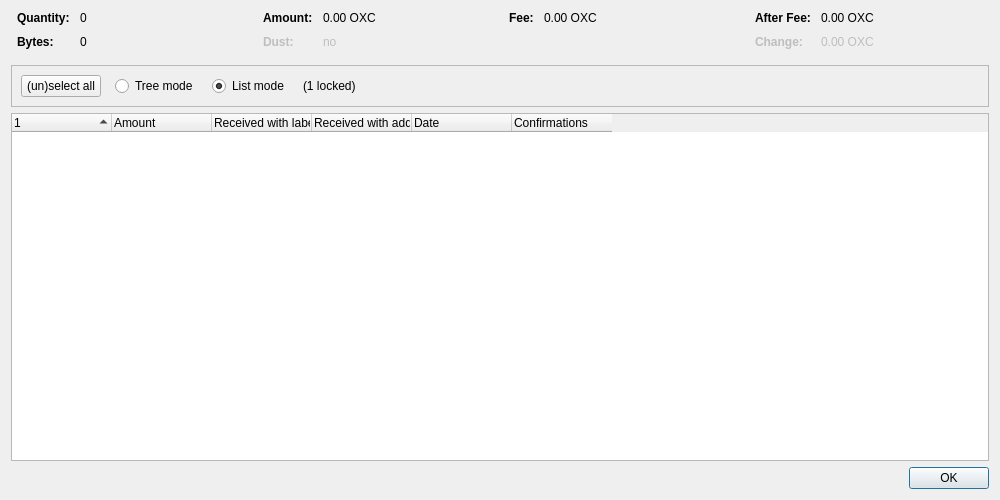
<?xml version="1.0" encoding="UTF-8"?>
<ui version="4.0">
 <class>CoinControlDialog</class>
 <widget class="QDialog" name="CoinControlDialog">
  <property name="geometry">
   <rect>
    <x>0</x>
    <y>0</y>
    <width>1000</width>
    <height>500</height>
   </rect>
  </property>
  <property name="windowTitle">
   <string>Coin Selection</string>
  </property>
  <layout class="QVBoxLayout" name="verticalLayout">
   <item>
    <layout class="QHBoxLayout" name="horizontalLayoutTop" stretch="0,0,0,0">
     <property name="topMargin">
      <number>0</number>
     </property>
     <property name="bottomMargin">
      <number>10</number>
     </property>
     <item>
      <layout class="QFormLayout" name="formLayoutCoinControl1">
       <property name="horizontalSpacing">
        <number>10</number>
       </property>
       <property name="verticalSpacing">
        <number>10</number>
       </property>
       <property name="leftMargin">
        <number>6</number>
       </property>
       <property name="rightMargin">
        <number>6</number>
       </property>
       <item row="0" column="0">
        <widget class="QLabel" name="labelCoinControlQuantityText">
         <property name="font">
          <font>
           <weight>75</weight>
           <bold>true</bold>
          </font>
         </property>
         <property name="text">
          <string>Quantity:</string>
         </property>
        </widget>
       </item>
       <item row="0" column="1">
        <widget class="QLabel" name="labelCoinControlQuantity">
         <property name="cursor">
          <cursorShape>IBeamCursor</cursorShape>
         </property>
         <property name="contextMenuPolicy">
          <enum>Qt::ActionsContextMenu</enum>
         </property>
         <property name="text">
          <string notr="true">0</string>
         </property>
         <property name="textInteractionFlags">
          <set>Qt::LinksAccessibleByMouse|Qt::TextSelectableByKeyboard|Qt::TextSelectableByMouse</set>
         </property>
        </widget>
       </item>
       <item row="1" column="0">
        <widget class="QLabel" name="labelCoinControlBytesText">
         <property name="font">
          <font>
           <weight>75</weight>
           <bold>true</bold>
          </font>
         </property>
         <property name="text">
          <string>Bytes:</string>
         </property>
        </widget>
       </item>
       <item row="1" column="1">
        <widget class="QLabel" name="labelCoinControlBytes">
         <property name="cursor">
          <cursorShape>IBeamCursor</cursorShape>
         </property>
         <property name="contextMenuPolicy">
          <enum>Qt::ActionsContextMenu</enum>
         </property>
         <property name="text">
          <string notr="true">0</string>
         </property>
         <property name="textInteractionFlags">
          <set>Qt::LinksAccessibleByMouse|Qt::TextSelectableByKeyboard|Qt::TextSelectableByMouse</set>
         </property>
        </widget>
       </item>
      </layout>
     </item>
     <item>
      <layout class="QFormLayout" name="formLayoutCoinControl2">
       <property name="horizontalSpacing">
        <number>10</number>
       </property>
       <property name="verticalSpacing">
        <number>10</number>
       </property>
       <property name="leftMargin">
        <number>6</number>
       </property>
       <property name="rightMargin">
        <number>6</number>
       </property>
       <item row="0" column="0">
        <widget class="QLabel" name="labelCoinControlAmountText">
         <property name="font">
          <font>
           <weight>75</weight>
           <bold>true</bold>
          </font>
         </property>
         <property name="text">
          <string>Amount:</string>
         </property>
        </widget>
       </item>
       <item row="0" column="1">
        <widget class="QLabel" name="labelCoinControlAmount">
         <property name="cursor">
          <cursorShape>IBeamCursor</cursorShape>
         </property>
         <property name="contextMenuPolicy">
          <enum>Qt::ActionsContextMenu</enum>
         </property>
         <property name="text">
          <string notr="true">0.00 OXC</string>
         </property>
         <property name="textInteractionFlags">
          <set>Qt::LinksAccessibleByMouse|Qt::TextSelectableByKeyboard|Qt::TextSelectableByMouse</set>
         </property>
        </widget>
       </item>
       <item row="1" column="0">
        <widget class="QLabel" name="labelCoinControlLowOutputText">
         <property name="enabled">
          <bool>false</bool>
         </property>
         <property name="font">
          <font>
           <weight>75</weight>
           <bold>true</bold>
          </font>
         </property>
         <property name="text">
          <string>Dust:</string>
         </property>
        </widget>
       </item>
       <item row="1" column="1">
        <widget class="QLabel" name="labelCoinControlLowOutput">
         <property name="enabled">
          <bool>false</bool>
         </property>
         <property name="cursor">
          <cursorShape>IBeamCursor</cursorShape>
         </property>
         <property name="contextMenuPolicy">
          <enum>Qt::ActionsContextMenu</enum>
         </property>
         <property name="text">
          <string notr="true">no</string>
         </property>
         <property name="textInteractionFlags">
          <set>Qt::LinksAccessibleByMouse|Qt::TextSelectableByKeyboard|Qt::TextSelectableByMouse</set>
         </property>
        </widget>
       </item>
      </layout>
     </item>
     <item>
      <layout class="QFormLayout" name="formLayoutCoinControl3">
       <property name="horizontalSpacing">
        <number>10</number>
       </property>
       <property name="verticalSpacing">
        <number>10</number>
       </property>
       <property name="leftMargin">
        <number>6</number>
       </property>
       <property name="rightMargin">
        <number>6</number>
       </property>
       <item row="0" column="0">
        <widget class="QLabel" name="labelCoinControlFeeText">
         <property name="font">
          <font>
           <weight>75</weight>
           <bold>true</bold>
          </font>
         </property>
         <property name="text">
          <string>Fee:</string>
         </property>
        </widget>
       </item>
       <item row="0" column="1">
        <widget class="QLabel" name="labelCoinControlFee">
         <property name="cursor">
          <cursorShape>IBeamCursor</cursorShape>
         </property>
         <property name="contextMenuPolicy">
          <enum>Qt::ActionsContextMenu</enum>
         </property>
         <property name="text">
          <string notr="true">0.00 OXC</string>
         </property>
         <property name="textInteractionFlags">
          <set>Qt::LinksAccessibleByMouse|Qt::TextSelectableByKeyboard|Qt::TextSelectableByMouse</set>
         </property>
        </widget>
       </item>
      </layout>
     </item>
     <item>
      <layout class="QFormLayout" name="formLayoutCoinControl4">
       <property name="horizontalSpacing">
        <number>10</number>
       </property>
       <property name="verticalSpacing">
        <number>10</number>
       </property>
       <property name="leftMargin">
        <number>6</number>
       </property>
       <property name="rightMargin">
        <number>6</number>
       </property>
       <item row="0" column="0">
        <widget class="QLabel" name="labelCoinControlAfterFeeText">
         <property name="font">
          <font>
           <weight>75</weight>
           <bold>true</bold>
          </font>
         </property>
         <property name="text">
          <string>After Fee:</string>
         </property>
        </widget>
       </item>
       <item row="0" column="1">
        <widget class="QLabel" name="labelCoinControlAfterFee">
         <property name="cursor">
          <cursorShape>IBeamCursor</cursorShape>
         </property>
         <property name="contextMenuPolicy">
          <enum>Qt::ActionsContextMenu</enum>
         </property>
         <property name="text">
          <string notr="true">0.00 OXC</string>
         </property>
         <property name="textInteractionFlags">
          <set>Qt::LinksAccessibleByMouse|Qt::TextSelectableByKeyboard|Qt::TextSelectableByMouse</set>
         </property>
        </widget>
       </item>
       <item row="1" column="0">
        <widget class="QLabel" name="labelCoinControlChangeText">
         <property name="enabled">
          <bool>false</bool>
         </property>
         <property name="font">
          <font>
           <weight>75</weight>
           <bold>true</bold>
          </font>
         </property>
         <property name="text">
          <string>Change:</string>
         </property>
        </widget>
       </item>
       <item row="1" column="1">
        <widget class="QLabel" name="labelCoinControlChange">
         <property name="enabled">
          <bool>false</bool>
         </property>
         <property name="cursor">
          <cursorShape>IBeamCursor</cursorShape>
         </property>
         <property name="contextMenuPolicy">
          <enum>Qt::ActionsContextMenu</enum>
         </property>
         <property name="text">
          <string notr="true">0.00 OXC</string>
         </property>
         <property name="textInteractionFlags">
          <set>Qt::LinksAccessibleByMouse|Qt::TextSelectableByKeyboard|Qt::TextSelectableByMouse</set>
         </property>
        </widget>
       </item>
      </layout>
     </item>
    </layout>
   </item>
   <item>
    <widget class="QFrame" name="frame">
     <property name="minimumSize">
      <size>
       <width>0</width>
       <height>40</height>
      </size>
     </property>
     <property name="frameShape">
      <enum>QFrame::StyledPanel</enum>
     </property>
     <property name="frameShadow">
      <enum>QFrame::Sunken</enum>
     </property>
     <layout class="QHBoxLayout" name="horizontalLayout">
      <item>
       <layout class="QHBoxLayout" name="horizontalLayoutPanel" stretch="0,0,0,0,0">
        <property name="spacing">
         <number>14</number>
        </property>
        <item>
         <widget class="QPushButton" name="pushButtonSelectAll">
          <property name="sizePolicy">
           <sizepolicy hsizetype="Maximum" vsizetype="Fixed">
            <horstretch>0</horstretch>
            <verstretch>0</verstretch>
           </sizepolicy>
          </property>
          <property name="text">
           <string>(un)select all</string>
          </property>
          <property name="autoDefault">
           <bool>false</bool>
          </property>
         </widget>
        </item>
        <item>
         <widget class="QRadioButton" name="radioTreeMode">
          <property name="sizePolicy">
           <sizepolicy hsizetype="Maximum" vsizetype="Fixed">
            <horstretch>0</horstretch>
            <verstretch>0</verstretch>
           </sizepolicy>
          </property>
          <property name="text">
           <string>Tree mode</string>
          </property>
         </widget>
        </item>
        <item>
         <widget class="QRadioButton" name="radioListMode">
          <property name="sizePolicy">
           <sizepolicy hsizetype="Maximum" vsizetype="Fixed">
            <horstretch>0</horstretch>
            <verstretch>0</verstretch>
           </sizepolicy>
          </property>
          <property name="text">
           <string>List mode</string>
          </property>
          <property name="checked">
           <bool>true</bool>
          </property>
         </widget>
        </item>
        <item>
         <widget class="QLabel" name="labelLocked">
          <property name="text">
           <string notr="true">(1 locked)</string>
          </property>
         </widget>
        </item>
        <item>
         <spacer name="horizontalSpacer">
          <property name="orientation">
           <enum>Qt::Horizontal</enum>
          </property>
          <property name="sizeHint" stdset="0">
           <size>
            <width>40</width>
            <height>20</height>
           </size>
          </property>
         </spacer>
        </item>
       </layout>
      </item>
     </layout>
    </widget>
   </item>
   <item>
    <widget class="CoinControlTreeWidget" name="treeWidget">
     <property name="contextMenuPolicy">
      <enum>Qt::CustomContextMenu</enum>
     </property>
     <property name="sortingEnabled">
      <bool>false</bool>
     </property>
     <property name="columnCount">
      <number>6</number>
     </property>
     <attribute name="headerShowSortIndicator" stdset="0">
      <bool>true</bool>
     </attribute>
     <attribute name="headerStretchLastSection">
      <bool>false</bool>
     </attribute>
     <column>
      <property name="text">
       <string/>
      </property>
     </column>
     <column>
      <property name="text">
       <string>Amount</string>
      </property>
     </column>
     <column>
      <property name="text">
       <string>Received with label</string>
      </property>
     </column>
     <column>
      <property name="text">
       <string>Received with address</string>
      </property>
     </column>
     <column>
      <property name="text">
       <string>Date</string>
      </property>
     </column>
     <column>
      <property name="text">
       <string>Confirmations</string>
      </property>
      <property name="toolTip">
       <string>Confirmed</string>
      </property>
     </column>
     <column>
      <property name="text">
       <string/>
      </property>
     </column>
     <column>
      <property name="text">
       <string/>
      </property>
     </column>
     <column>
      <property name="text">
       <string/>
      </property>
     </column>
     <column>
      <property name="text">
       <string/>
      </property>
     </column>
    </widget>
   </item>
   <item>
    <widget class="QDialogButtonBox" name="buttonBox">
     <property name="orientation">
      <enum>Qt::Horizontal</enum>
     </property>
     <property name="standardButtons">
      <set>QDialogButtonBox::Ok</set>
     </property>
    </widget>
   </item>
  </layout>
 </widget>
 <customwidgets>
  <customwidget>
   <class>CoinControlTreeWidget</class>
   <extends>QTreeWidget</extends>
   <header>qt/coincontroltreewidget.h</header>
  </customwidget>
 </customwidgets>
 <resources/>
 <connections/>
</ui>
